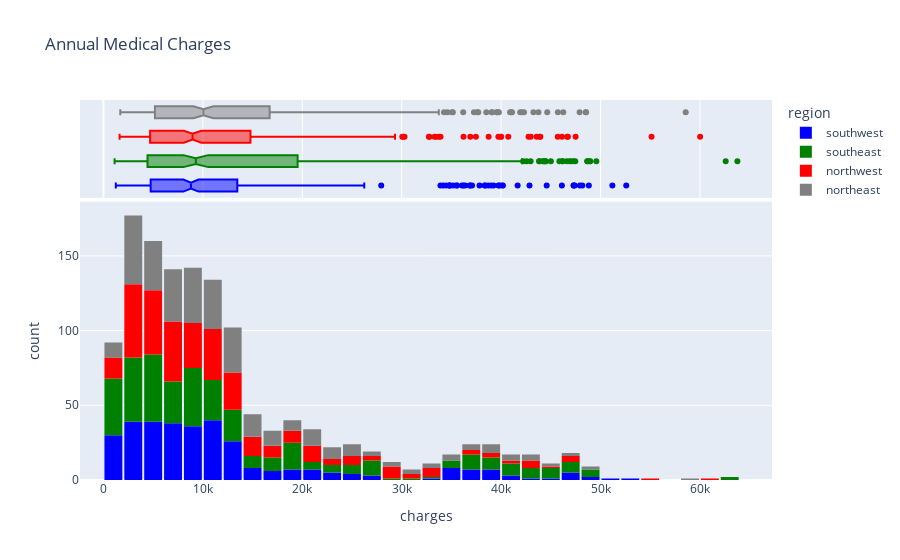

Source (notebook cell):
### Code cell
fig = px.histogram(med_df,
                   x= 'charges',
                   marginal= 'box',
                   color= 'region',
                   color_discrete_sequence= ['blue', 'green', 'red', 'gray'],
                   title= 'Annual Medical Charges')
fig.update_layout(bargap= 0.1)
fig.show()

### Figure 1 — Plotly figure (JSON) as saved in the notebook; plotly's stock layout.template omitted (floating-point values rounded to 4 significant figures; data arrays with more than 128 entries replaced by an {"elided": "..."} marker saying what was removed)
{"data": [{"alignmentgroup": "True", "bingroup": "x", "hovertemplate": "region=southwest<br>charges=%{x}<br>count=%{y}<extra></extra>", "legendgroup": "southwest", "marker": {"color": "blue", "pattern": {"shape": ""}}, "name": "southwest", "offsetgroup": "southwest", "orientation": "v", "showlegend": true, "x": {"elided": "325 float values"}, "xaxis": "x", "yaxis": "y", "type": "histogram"}, {"alignmentgroup": "True", "hovertemplate": "region=southwest<br>charges=%{x}<extra></extra>", "legendgroup": "southwest", "marker": {"color": "blue"}, "name": "southwest", "notched": true, "offsetgroup": "southwest", "showlegend": false, "x": {"elided": "325 float values"}, "xaxis": "x2", "yaxis": "y2", "type": "box"}, {"alignmentgroup": "True", "bingroup": "x", "hovertemplate": "region=southeast<br>charges=%{x}<br>count=%{y}<extra></extra>", "legendgroup": "southeast", "marker": {"color": "green", "pattern": {"shape": ""}}, "name": "southeast", "offsetgroup": "southeast", "orientation": "v", "showlegend": true, "x": {"elided": "364 float values"}, "xaxis": "x", "yaxis": "y", "type": "histogram"}, {"alignmentgroup": "True", "hovertemplate": "region=southeast<br>charges=%{x}<extra></extra>", "legendgroup": "southeast", "marker": {"color": "green"}, "name": "southeast", "notched": true, "offsetgroup": "southeast", "showlegend": false, "x": {"elided": "364 float values"}, "xaxis": "x2", "yaxis": "y2", "type": "box"}, {"alignmentgroup": "True", "bingroup": "x", "hovertemplate": "region=northwest<br>charges=%{x}<br>count=%{y}<extra></extra>", "legendgroup": "northwest", "marker": {"color": "red", "pattern": {"shape": ""}}, "name": "northwest", "offsetgroup": "northwest", "orientation": "v", "showlegend": true, "x": {"elided": "325 float values"}, "xaxis": "x", "yaxis": "y", "type": "histogram"}, {"alignmentgroup": "True", "hovertemplate": "region=northwest<br>charges=%{x}<extra></extra>", "legendgroup": "northwest", "marker": {"color": "red"}, "name": "northwest", "notched": true, "offsetgroup": "northwest", "showlegend": false, "x": {"elided": "325 float values"}, "xaxis": "x2", "yaxis": "y2", "type": "box"}, {"alignmentgroup": "True", "bingroup": "x", "hovertemplate": "region=northeast<br>charges=%{x}<br>count=%{y}<extra></extra>", "legendgroup": "northeast", "marker": {"color": "gray", "pattern": {"shape": ""}}, "name": "northeast", "offsetgroup": "northeast", "orientation": "v", "showlegend": true, "x": {"elided": "324 float values"}, "xaxis": "x", "yaxis": "y", "type": "histogram"}, {"alignmentgroup": "True", "hovertemplate": "region=northeast<br>charges=%{x}<extra></extra>", "legendgroup": "northeast", "marker": {"color": "gray"}, "name": "northeast", "notched": true, "offsetgroup": "northeast", "showlegend": false, "x": {"elided": "324 float values"}, "xaxis": "x2", "yaxis": "y2", "type": "box"}], "layout": {"xaxis": {"anchor": "y", "domain": [0.0, 1.0], "title": {"text": "charges"}}, "yaxis": {"anchor": "x", "domain": [0.0, 0.7326], "title": {"text": "count"}}, "xaxis2": {"anchor": "y2", "domain": [0.0, 1.0], "matches": "x", "showticklabels": false, "showgrid": true}, "yaxis2": {"anchor": "x2", "domain": [0.7426, 1.0], "matches": "y2", "showticklabels": false, "showline": false, "ticks": "", "showgrid": false}, "legend": {"title": {"text": "region"}, "tracegroupgap": 0}, "title": {"text": "Annual Medical Charges"}, "barmode": "relative", "bargap": 0.1}}
